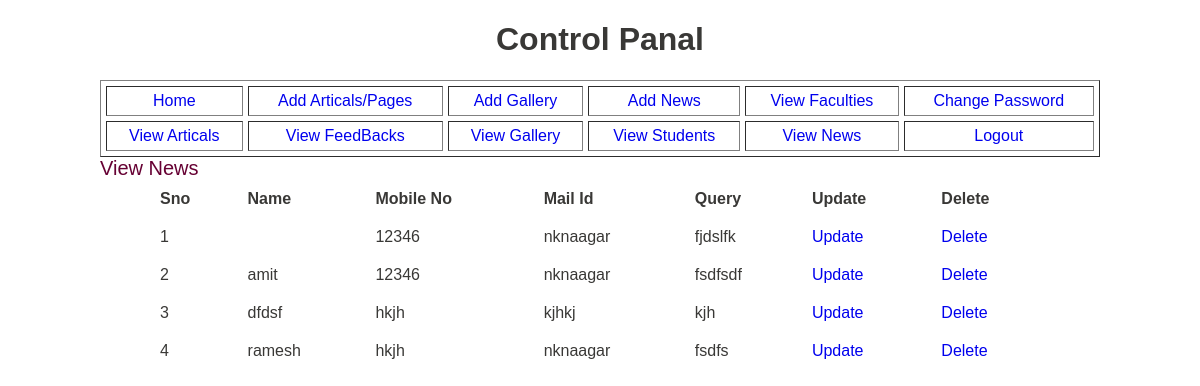
Screenshot of /admin/viewfeedback.php (signed in) with the database file from the repository.
### tables this page shows
CREATE TABLE IF NOT EXISTS `feedback` (
  `id` int(10) NOT NULL AUTO_INCREMENT,
  `name` varchar(100) NOT NULL,
  `mno` varchar(100) NOT NULL,
  `mailid` varchar(100) NOT NULL,
  `feedback` varchar(100) NOT NULL,
  PRIMARY KEY (`id`)
);

### admin/viewfeedback.php (the view, shortened to what this page needs)
<?php include("session.php");
$f=mysql_query("select * from feedback");
?>
<!DOCTYPE html PUBLIC "-//W3C//DTD XHTML 1.0 Transitional//EN" "http://www.w3.org/TR/xhtml1/DTD/xhtml1-transitional.dtd">
<html xmlns="http://www.w3.org/1999/xhtml">
<head>
<link href="../style.css" type="text/css" rel="stylesheet" />
</head>
<body>
	<table cellpadding="0" cellspacing="0" align="center" width="1000" border="0">
			<tr>
					<td align="center"><h1>Control Panal</h1></td>
			</tr>
			<tr>
				<td><?php
				 if($_SESSION['type']==1) { include("admin_header.php"); }
				  ?></td>
			</tr>
				<tr>
					<td class="pagetitle">View News</td>
			</tr>
			<tr>
				<td height="800" valign="top">
				<table cellpadding="10" cellspacing="0" align="center" width="90%" border="0">
						<tr class="label"><td >Sno</td><td>Name</td><td>Mobile No</td><td>Mail Id</td><td>Query</td><td>Update</td><td>Delete</td></tr>
						<?php
						$sno=1;
						while($rec=mysql_fetch_array($f))
						{
						?>
						<tr>
						<td><?php echo $sno; ?></td>
						<td><?php echo $rec[1];?></td>
						<td><?php echo $rec[2];?></td>
						<td><?php echo $rec[3];?></td>
						<td><?php echo $rec[4];?></td>
						<td><a href="addnews.php?nid=<?php echo $rec[0];?>">Update</a></td>
						<td><a href="viewfeedback.php?delid=<?php echo $rec[0];?>">Delete</a></td>
						</tr>
						<?php
						$sno++;
						}
						?>
					</table>
				</td>
			</tr>
	</table>
</body>
</html>

### style.css (style rules this page uses)
body { background-image:url(images/images.jpeg); margin:0px; font-family:Verdana, Arial, Helvetica, sans-serif; }
.pagetitle { font-size:20px; color:#660033; }
.label { font-size:16px; color:#660033; font-weight:bold; }
a { text-decoration:none; }
td { color:#393836; }

### rows the page displays
feedback: mno "12346", mailid "nknaagar", feedback "fjdslfk"
feedback: name "amit", mno "12346", mailid "nknaagar", feedback "fsdfsdf"
feedback: name "dfdsf", mno "hkjh", mailid "kjhkj", feedback "kjh"
feedback: name "ramesh", mno "hkjh", mailid "nknaagar", feedback "fsdfs"
